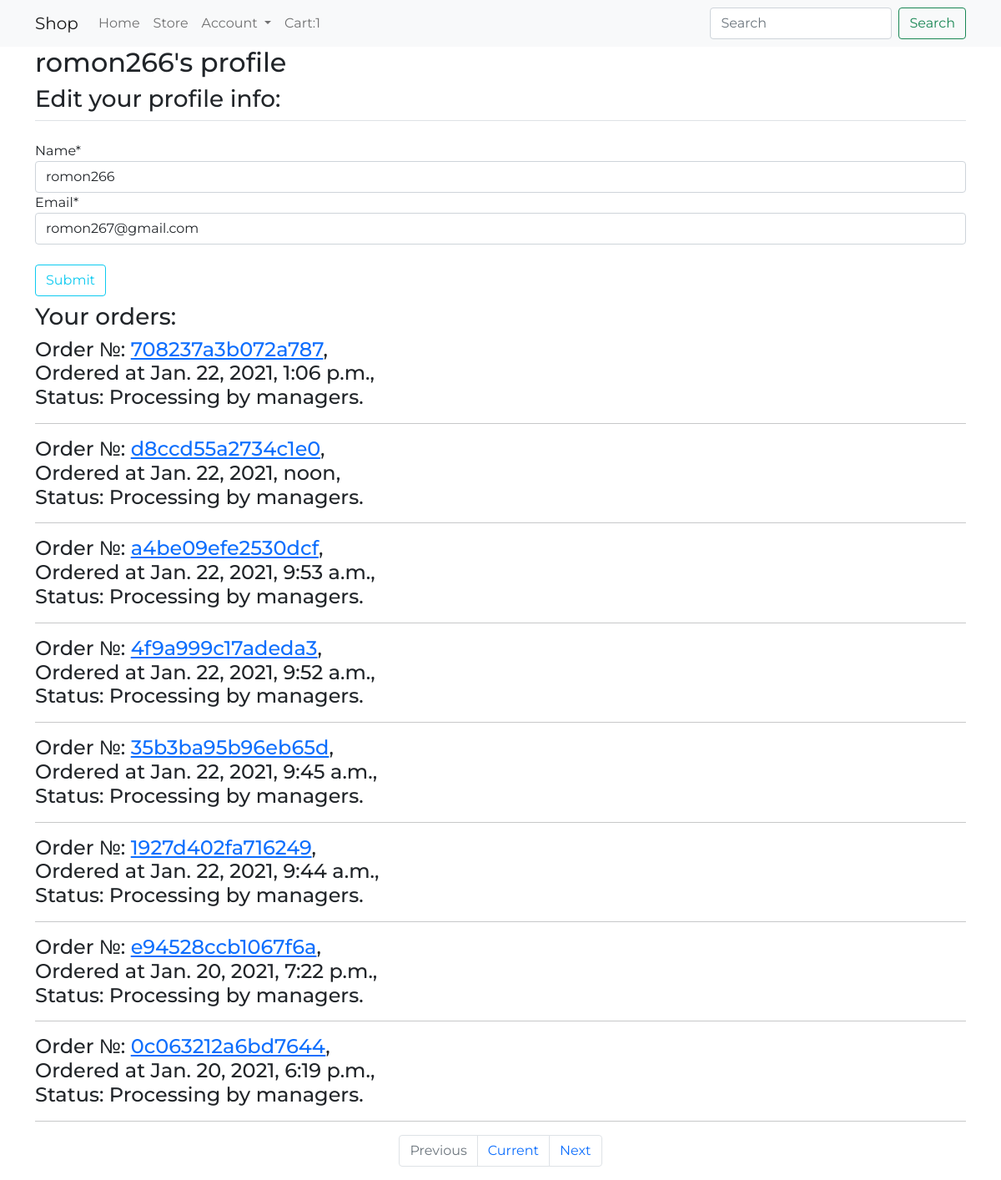
Page /users/profile/ (signed in) on the earlier database version.
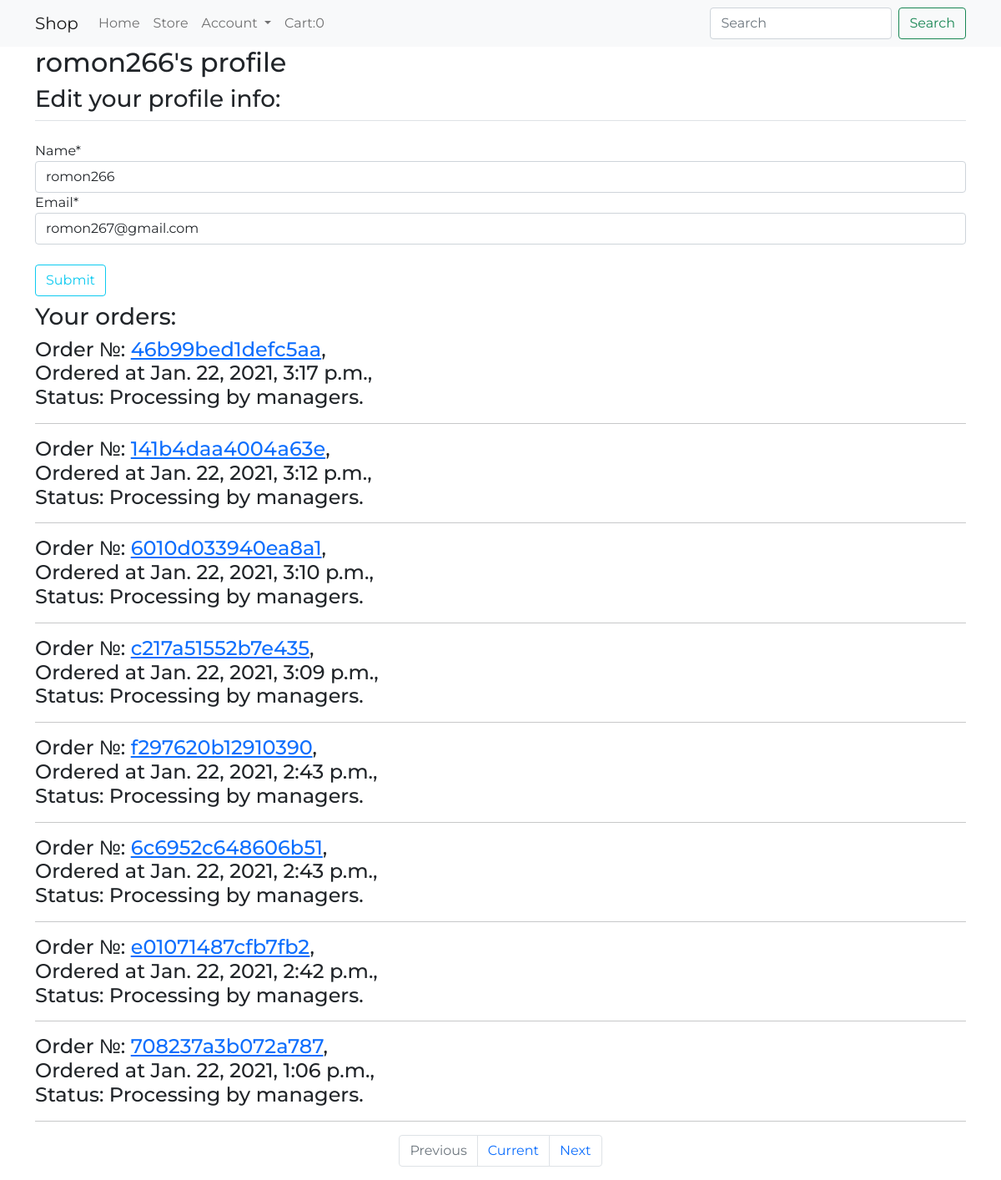
Same page on the later database version.
### store/models.py (models this page shows, shortened)
class Order(models.Model):
    customer = models.ForeignKey(Customer, on_delete=models.SET_NULL, blank=True, null=True)
    date_ordered = models.DateTimeField(auto_now_add=True)
    complete = models.BooleanField(default=False, null=True, blank=False)
    status = models.CharField(max_length=40, default='', null=True, blank=True)
    transaction_id = models.CharField(max_length=200, null=True)
    class Meta:
        ordering = ['-date_ordered']
    @property
    def get_cart_items(self):
        orderitems = self.orderitem_set.all()
        total = sum([item.quantity for item in orderitems])
        return total

### users/views.py (the view)
# urls.py: path('profile/', users_views.profile, name="profile"),
@login_required
def profile(request):
    customer = request.user.customer
    orders = Order.objects.filter(customer = customer, complete = True)
    paginator = Paginator(orders, 8)
    page_number = request.GET.get('page')
    page_obj = paginator.get_page(page_number)
    order, created = Order.objects.get_or_create(customer = customer, complete=False)
    cart_items = order.get_cart_items
    if request.method == "POST":
        form = GuestForm(request.POST)
        if form.is_valid():
            form.save()
            customer.name = form.cleaned_data.get('name')
            customer.email = form.cleaned_data.get('email')
            customer.save()
            messages.success(request, f'Your data has been changed!')
            return redirect('profile')
    else:
        form = GuestForm(instance= request.user.customer)
    context = {'orders': page_obj, 'cart_items': cart_items, 'form': form}
    return render(request, 'users/profile.html', context)

### store/forms.py
class GuestForm(ModelForm):
    class Meta:
        model = Customer
        fields = ['name', 'email']

### users/templates/users/profile.html (shortened to what this page needs)
{%extends 'store/base.html'%}
{%load crispy_forms_tags%}
{% block content%}
<div class="container">
    <h2>{{user.customer.name}}'s profile</h2>
    <form method="POST">
        <fieldset class="form-group">
            <legend class="border-bottom mb-4"><h3>Edit your profile info:</h3></legend>
            {{form|crispy}}
        </fieldset>
        <div class="form-group">
            <button class="btn btn-outline-info mb-2 mt-4" type="submit">Submit</button>
        </div>
    </form>
    <h3>Your orders:</h3>
    {% for order in orders %}
    <h4>Order №: <a href="{%url 'users-order-detail' order.pk %}">{{order.transaction_id}}</a>,<br>Ordered at {{order.date_ordered}},<br>Status: {{order.status}}</h4><hr>
    {% endfor %}
    <nav aria-label="Page navigation">
    <ul class="pagination justify-content-center">
        {% if orders.has_previous%}
            <li class="page-item">
            <a class="page-link" href="?page={{orders.previous_page_number}}">Previous</a>
            </li>
        {% else %}
            <li class="page-item disabled">
            <a class="page-link" href="#" tabindex="-1" aria-disabled="true">Previous</a>
            </li>
        {% endif %}
        <li class="page-item">
        <a class="page-link" href="#">Current</a>
        </li>
        {% if orders.has_next %}
        <li class="page-item">
        <a class="page-link" href="?page={{orders.next_page_number}}">Next</a>
        </li>
        {% else %}
        <li class="page-item disabled">
            <a class="page-link" href="#" tabindex="-1" aria-disabled="true">Next</a>
            </li>
        {% endif %}
    </ul>
    </nav>
</div>
{% endblock %}

Differences in the rows shown:
no longer on this page (row unchanged): Order: transaction_id "d8ccd55a2734c1e0", date_ordered "Jan. 22, 2021, noon", status "Processing by managers."
no longer on this page (row unchanged): Order: transaction_id "a4be09efe2530dcf", date_ordered "Jan. 22, 2021, 9:53 a.m.", status "Processing by managers."
no longer on this page (row unchanged): Order: transaction_id "4f9a999c17adeda3", date_ordered "Jan. 22, 2021, 9:52 a.m.", status "Processing by managers."
no longer on this page (row unchanged): Order: transaction_id "35b3ba95b96eb65d", date_ordered "Jan. 22, 2021, 9:45 a.m.", status "Processing by managers."
no longer on this page (row unchanged): Order: transaction_id "1927d402fa716249", date_ordered "Jan. 22, 2021, 9:44 a.m.", status "Processing by managers."
no longer on this page (row unchanged): Order: transaction_id "e94528ccb1067f6a", date_ordered "Jan. 20, 2021, 7:22 p.m.", status "Processing by managers."
no longer on this page (row unchanged): Order: transaction_id "0c063212a6bd7644", date_ordered "Jan. 20, 2021, 6:19 p.m.", status "Processing by managers."
added Order: transaction_id "46b99bed1defc5aa", date_ordered "Jan. 22, 2021, 3:17 p.m.", status "Processing by managers."
added Order: transaction_id "141b4daa4004a63e", date_ordered "Jan. 22, 2021, 3:12 p.m.", status "Processing by managers."
added Order: transaction_id "6010d033940ea8a1", date_ordered "Jan. 22, 2021, 3:10 p.m.", status "Processing by managers."
added Order: transaction_id "c217a51552b7e435", date_ordered "Jan. 22, 2021, 3:09 p.m.", status "Processing by managers."
added Order: transaction_id "f297620b12910390", date_ordered "Jan. 22, 2021, 2:43 p.m.", status "Processing by managers."
added Order: transaction_id "6c6952c648606b51", date_ordered "Jan. 22, 2021, 2:43 p.m.", status "Processing by managers."
now on this page (row edited): Order: transaction_id "e01071487cfb7fb2", date_ordered "Jan. 22, 2021, 2:42 p.m.", status "Processing by managers."
Other differences:
{{ cart_items }}: "1" → "0"
